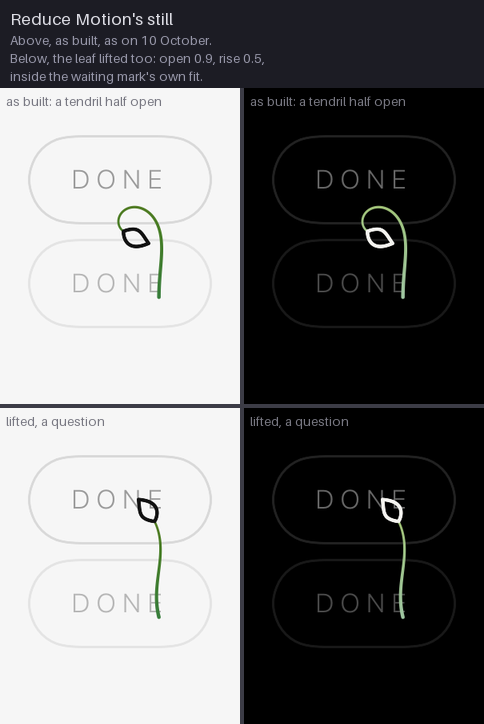
#> input picture design/loading-2026-10-11/question-still.png, 484 x 724 px, given in place of launch-dark-003.png, which was not available
$ python make-assets.py question-still.png
#> lines starting #> are read from the running program, lines starting #| are printed output that depends on the picture; pictures that were not available may be replaced by others from this repository, and a replacement may not be noted
#!/usr/bin/env python3
"""
Builds every picture in this folder from the frames
`LoadingTests.testWriteTheLoadingFrames` writes. Nothing here draws the
animation: every picture is a crop of a frame the shipped SwiftUI view drew.

    TEST_RUNNER_PG_RENDER_LOADING=/some/new xcodebuild test ... \\
        -only-testing:PeaceGardenTests/LoadingTests/testWriteTheLoadingFrames
    python3 design/loading-2026-10-11/make-assets.py /some/new /some/before

`/some/before` holds the same harness's frames from the 10 October drawing
(commit a605bae, the merge before this round), for `before-after.png`. Without
it, that one sheet is skipped.

    python3 design/loading-2026-10-11/make-assets.py /some/new --launch

rebuilds the launch moment's filmstrip, GIF and MP4 alone: what changed when
the harness began to draw the name and version at the foot (11 October 2026).

Needs Pillow, and ffmpeg for the MP4s.
"""

import subprocess
import sys
from pathlib import Path

from PIL import Image, ImageDraw, ImageFont

ARGS = [a for a in sys.argv[1:] if not a.startswith("--")]
LAUNCH_ONLY = "--launch" in sys.argv[1:]
NEW = Path(ARGS[0])
BEFORE = Path(ARGS[1]) if len(ARGS) > 1 else None
OUT = Path(__file__).resolve().parent
FPS = 30
MOMENT = 60     # frames in the 2.0 s moment, 0 to 60 inclusive
DISSOLVE = 5    # frames of the 180 ms hand-over after it
TOTAL = MOMENT + 1 + DISSOLVE
LABELLED = [3, 9, 15, 21, 27, 33, 39, 45, 51, 57, 60, 62]   # twelve of the 66
BREATH = 12
FONT = ImageFont.load_default(size=13)
BIG = ImageFont.load_default(size=17)
GAP = (60, 60, 70)
INK = (150, 150, 168)
SHEET = (28, 28, 36)

# The recommended dress: the stem tapered, the leaf outlined (Fiddlehead.Style.standard).
STANDARD = "tapered-outline"


def load(name, folder=NEW):
#> called with name = 'launch-dark-003.png'
    return Image.open(folder / name).convert("RGB")
#> returned value is the input picture: PIL image 484x724 RGB; mean R, G, B 111.6, 111.8, 112.7


def label(im, text, fill=INK, font=FONT):
    ImageDraw.Draw(im).text((6, 5), text, fill=fill, font=font)
    return im


def scaled(im, k):
#> called with k = 0.25
    return im.resize((int(im.width * k), int(im.height * k)), Image.LANCZOS)
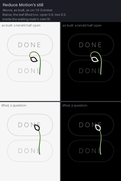
#> returned value: PIL image 121x181 RGB; mean R, G, B 111.8, 112, 112.9


# [34 lines left out: functions grid, titled, save_png, not called in this run]


# MARK: - The launch moment


def launch_strip():
    """Twelve frames of the launch moment and its hand-over, whole screens: the dark
    stage above and the light stage below. The moment is on the dark ground in both
    appearances, so the rows differ only at the hand-over."""
    rows = []
    for mode in ("dark", "light"):
        rows.append([label(scaled(load(f"launch-{mode}-{i:03d}.png"), 0.25), f"{i / FPS:.2f} s")
                     for i in LABELLED])
#> call 2 of load, with name = 'launch-dark-009.png'
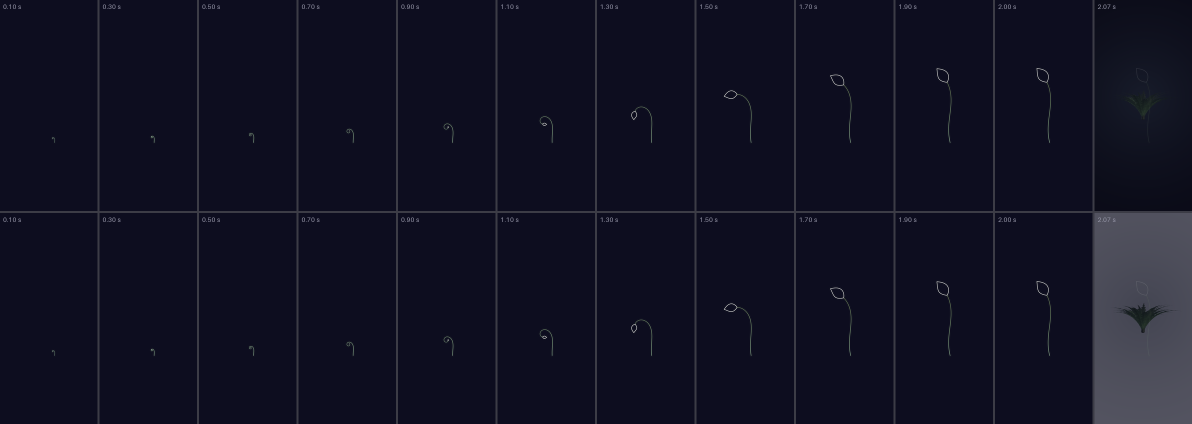
#> input picture design/loading-2026-10-11/launch-filmstrip.png, 2384 x 848 px, given in place of launch-dark-009.png, which was not available (shown at 1/2 size)
#> in load, returned value is the input picture: PIL image 2384x848 RGB; mean R, G, B 17.1, 17.2, 34.5
#> call 2 of scaled, with k = 0.25
#> in scaled (call 2), `return im.resize((int(im.width * k), int(im.height * k)), Image.LANCZOS)`:
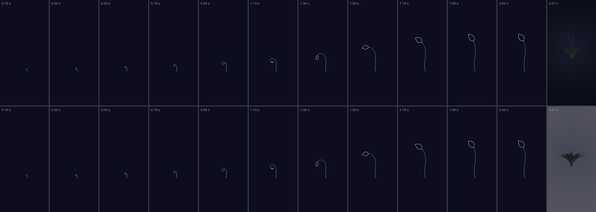
#> returned value: PIL image 596x212 RGB; mean R, G, B 17.1, 17.2, 34.5
    return grid(rows)


# [13 lines left out: functions launch_frames, mark_crop, not called in this run]


# MARK: - The waiting mark


def waiting_crop(im):
    w, h = im.size
    return im.crop((int(w * 0.25), int(h * 0.1), int(w * 0.75), int(h * 0.98)))


# [47 lines left out: functions waiting_strip, waiting_frames, mark_only, save_gif, save_mp4, not called in this run]


# MARK: - The sheets


def final_frame():
    """The plant the moment ends on, in the recommended dress, at 3x."""
    return load(f"final-{STANDARD}.png")


def reduce_motion():
    pair = [scaled(waiting_crop(load(f"busy-still-{mode}.png")), 0.6) for mode in ("light", "dark")]
    return grid([pair])


# [77 lines left out: functions before_after, frame_question, still_before_after, halo_sheet, choice_sheet, not called in this run]


def main():
    work = NEW / "_video"
    work.mkdir(exist_ok=True)
    made = []
    made.append(save_png(launch_strip(), "launch-filmstrip.png"))
    frames = launch_frames()
    save_gif(frames, OUT / "launch.gif", FPS)
    save_mp4(frames, OUT / "launch.mp4", FPS, work)
    made += ["launch.gif", "launch.mp4"]
    if LAUNCH_ONLY:
        for name in made:
            print(name, f"{(OUT / name).stat().st_size / 1024:.0f} KB")
        return
    made.append(save_png(waiting_strip(), "waiting-filmstrip.png"))
    loops = waiting_frames()
    save_gif(loops, OUT / "waiting.gif", FPS / 2)
    save_mp4(loops, OUT / "waiting.mp4", FPS / 2, work)
    made += ["waiting.gif", "waiting.mp4"]
    made.append(save_png(reduce_motion(), "reduce-motion.png"))
    made.append(save_png(final_frame(), "final-frame.png"))
    if BEFORE:
        made.append(save_png(before_after(), "before-after.png"))
    made.append(save_png(frame_question(), "question-frame.png"))
    if BEFORE:
        made.append(save_png(still_before_after(), "still-before-after.png"))
    made.append(save_png(halo_sheet(), "option-halo.png"))
    made.append(save_png(choice_sheet(
        ["even-outline", "tapered-outline"], ["even", "tapered"],
        "The stem: an even hairline (10 October) above, tapered to 0.6 at the tip below",
        ["Both with the outlined leaf. The taper runs root to tip, so the coil thins as it turns in "
         "and the stem thins towards the leaf."]), "option-stem.png"))
    made.append(save_png(choice_sheet(
        ["tapered-outline", "tapered-filled"], ["outline", "filled"],
        "The leaf: a stroked outline, as the logo's, above; filled below",
        ["Both with the tapered stem. The waiting mark's leaf never opens past its bud, so at 40 pt "
         "it is a few points across."]), "option-leaf.png"))
    for name in made:
        print(name, f"{(OUT / name).stat().st_size / 1024:.0f} KB")


#> (the run stopped early here; a loop or call above may not have finished)
